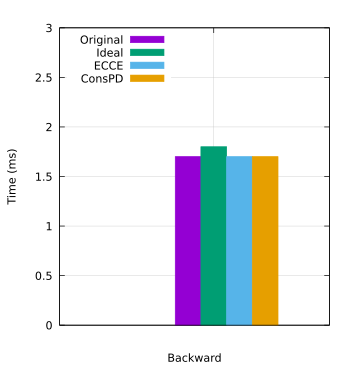

This chart was generated by the following gnuplot code:
set datafile separator ','

set terminal pdf size 3.5, 3.8
set output 'da700backward.pdf'

set style data histogram  
set style fill solid

set size ratio 1.1

set xrange [0:1.75]
set yrange [0:3]

set ylabel 'Time (ms)' # label for the Y axis
set xlabel 'Backward' # label for the X axis

set key left top

set style line 100 lt 1 lc rgb "grey" lw 0.5 # linestyle for the grid
set grid ls 100 # enable grid with specific linestyle

plot 'da700backward.csv' u 2:xtic(1) title "Original", 'da700backward.csv' u 3:xtic(1) title "Ideal",'da700backward.csv' u 4:xtic(1) title "ECCE", 'da700backward.csv' u 5:xtic(1) title "ConsPD"
